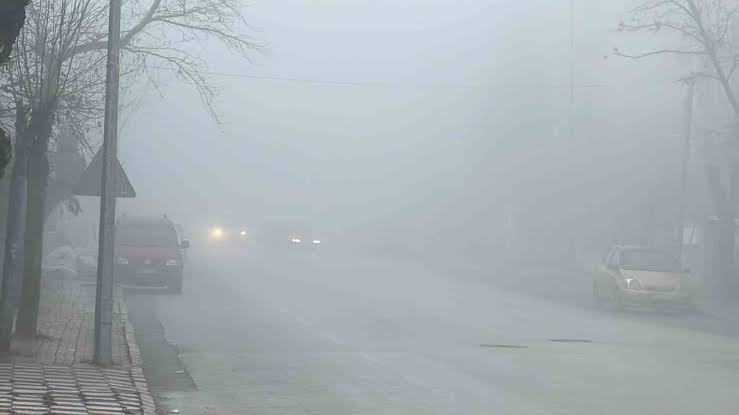
#> input picture goruntuisleme.jpg, 739 x 415 px
$ python gorevv1.py
#> lines starting #> are read from the running program, lines starting #| are printed output that depends on the picture
import cv2
import numpy as np

resim = cv2.imread('goruntuisleme.jpg', cv2.IMREAD_GRAYSCALE)
#> resim: shape (415, 739); min 56, max 254, mean 170.5

if resim is None:
    raise FileNotFoundError("goruntuisleme.jpg bulunamadı.")

yukseklik, genislik = resim.shape
#> yukseklik = 415; genislik = 739

min_val = 255
max_val = 0

for i in range(yukseklik):
    for j in range(genislik):
        val = int(resim[i, j])
        if val < min_val:
            min_val = val
        if val > max_val:
            max_val = val
#> after the loop, max_val = 254; min_val = 56

print(f"Minimum Değer: {min_val}, Maksimum Değer: {max_val}")
#| Minimum Değer: 56, Maksimum Değer: 254

olceklenmis_resim = np.zeros((yukseklik, genislik), dtype=np.uint8)

payda = max_val - min_val if max_val != min_val else 1
#> payda = 198

for i in range(yukseklik):
    for j in range(genislik):
        piksel = int(resim[i, j])
        yeni_piksel = ((piksel - min_val) / payda) * 255.0
        olceklenmis_resim[i, j] = int(round(yeni_piksel))
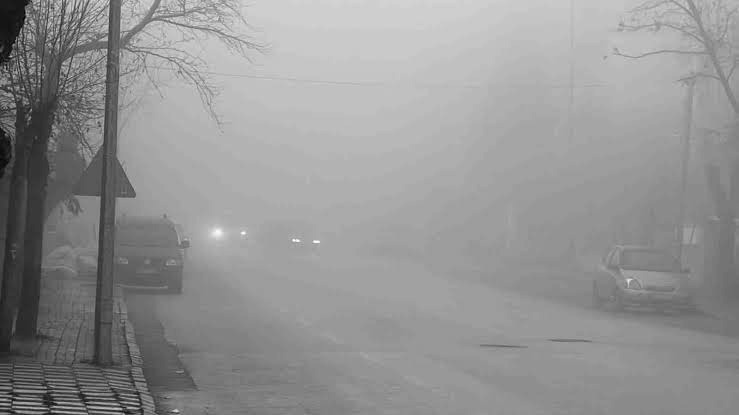
#> olceklenmis_resim: shape (415, 739); min 0, max 255, mean 147.5

cv2.imwrite('odev1_sonuc.jpg', olceklenmis_resim)
cv2.imshow('Orijinal', resim)
cv2.imshow('Odev 1 - Dogrusal Olcekleme', olceklenmis_resim)
cv2.waitKey(0)
cv2.destroyAllWindows()
